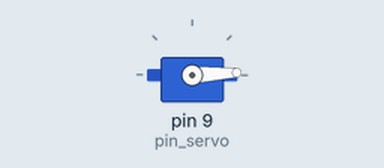
Recording of a sketch running on a simulated Arduino Uno, built with avr-gcc and run on an emulated ATmega328P. Parts: servo.

Above: at 0.05 s.
At 1.9 s:
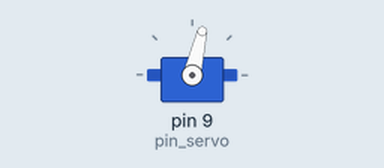
At 3.8 s:
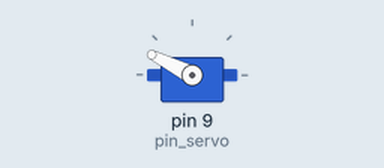
At 7.6 s:
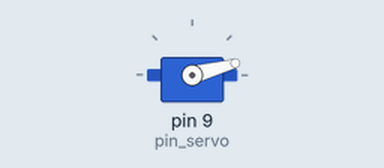
Timing chart, 0 to 10.3 s (numbered marks = the images above):
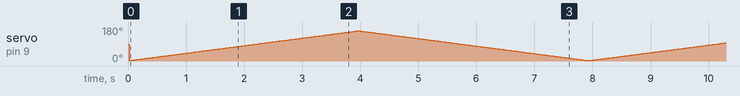

The sketch:

servo_swing.ino
```cpp
#include <Servo.h>

int pin_servo = 9;
int pos = 2;
int dir = 1;
int servo_delay = 25;

Servo servo_pointer;


void setup() {
  Serial.begin(9600);

  servo_pointer.attach(pin_servo);
}

void loop() {
  // Serial.print("Where would you like to position the servo? ");
  // while(0 == Serial.available()) {}
  // pos = Serial.parseInt();

  // servo_pointer.write(pos);

  // Note: Servo I have works well between 2 - 160 (found using above code)
  //       Servo shakes while it's stop when in a unstable position
  pos += dir;

  if(2 >= pos || 160 <= pos) {
    dir *= -1;
  }

  delay(servo_delay);

  servo_pointer.write(pos);
}
```
